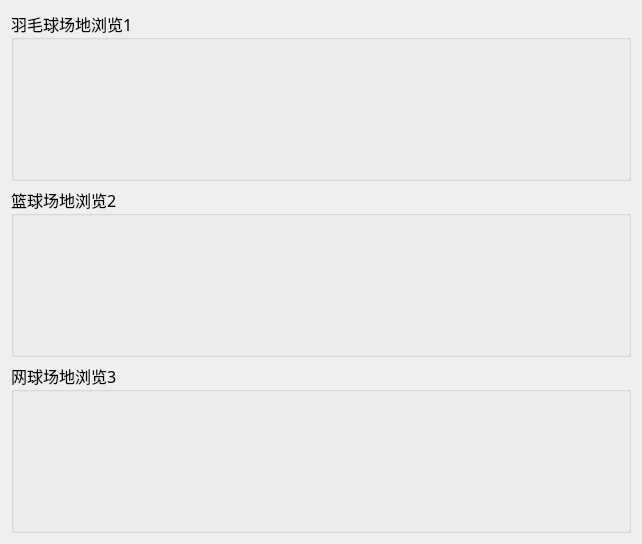
<?xml version="1.0" encoding="UTF-8"?>
<ui version="4.0">
 <class>venuePicDialog</class>
 <widget class="QDialog" name="venuePicDialog">
  <property name="geometry">
   <rect>
    <x>0</x>
    <y>0</y>
    <width>642</width>
    <height>541</height>
   </rect>
  </property>
  <property name="windowTitle">
   <string>Dialog</string>
  </property>
  <layout class="QGridLayout" name="gridLayout_3">
   <item row="0" column="0">
    <layout class="QGridLayout" name="gridLayout_4">
     <item row="0" column="0">
      <widget class="QGroupBox" name="groupBox">
       <property name="font">
        <font>
         <family>楷体</family>
         <pointsize>12</pointsize>
        </font>
       </property>
       <property name="title">
        <string>羽毛球场地浏览1</string>
       </property>
       <layout class="QGridLayout" name="gridLayout">
        <item row="0" column="0">
         <widget class="QLabel" name="label">
          <property name="sizePolicy">
           <sizepolicy hsizetype="Preferred" vsizetype="Preferred">
            <horstretch>0</horstretch>
            <verstretch>0</verstretch>
           </sizepolicy>
          </property>
          <property name="minimumSize">
           <size>
            <width>180</width>
            <height>120</height>
           </size>
          </property>
          <property name="maximumSize">
           <size>
            <width>180</width>
            <height>120</height>
           </size>
          </property>
          <property name="styleSheet">
           <string notr="true"/>
          </property>
          <property name="text">
           <string/>
          </property>
          <property name="pixmap">
           <pixmap resource="image.qrc">:/image/house/01.jpg</pixmap>
          </property>
         </widget>
        </item>
        <item row="0" column="1">
         <widget class="QLabel" name="label_2">
          <property name="sizePolicy">
           <sizepolicy hsizetype="Preferred" vsizetype="Preferred">
            <horstretch>0</horstretch>
            <verstretch>0</verstretch>
           </sizepolicy>
          </property>
          <property name="minimumSize">
           <size>
            <width>180</width>
            <height>120</height>
           </size>
          </property>
          <property name="maximumSize">
           <size>
            <width>180</width>
            <height>120</height>
           </size>
          </property>
          <property name="styleSheet">
           <string notr="true"/>
          </property>
          <property name="text">
           <string/>
          </property>
          <property name="pixmap">
           <pixmap resource="image.qrc">:/image/house/02.jpg</pixmap>
          </property>
         </widget>
        </item>
        <item row="0" column="2">
         <widget class="QLabel" name="label_3">
          <property name="sizePolicy">
           <sizepolicy hsizetype="Preferred" vsizetype="Preferred">
            <horstretch>0</horstretch>
            <verstretch>0</verstretch>
           </sizepolicy>
          </property>
          <property name="minimumSize">
           <size>
            <width>180</width>
            <height>120</height>
           </size>
          </property>
          <property name="maximumSize">
           <size>
            <width>180</width>
            <height>120</height>
           </size>
          </property>
          <property name="styleSheet">
           <string notr="true"/>
          </property>
          <property name="text">
           <string/>
          </property>
          <property name="pixmap">
           <pixmap resource="image.qrc">:/image/house/03.jpg</pixmap>
          </property>
         </widget>
        </item>
       </layout>
      </widget>
     </item>
     <item row="1" column="0">
      <widget class="QGroupBox" name="groupBox_2">
       <property name="font">
        <font>
         <family>楷体</family>
         <pointsize>12</pointsize>
        </font>
       </property>
       <property name="title">
        <string>篮球场地浏览2</string>
       </property>
       <layout class="QGridLayout" name="gridLayout_8">
        <item row="0" column="0" rowspan="2" colspan="2">
         <layout class="QGridLayout" name="gridLayout_7">
          <item row="0" column="0">
           <widget class="QLabel" name="label_4">
            <property name="sizePolicy">
             <sizepolicy hsizetype="Maximum" vsizetype="Preferred">
              <horstretch>0</horstretch>
              <verstretch>0</verstretch>
             </sizepolicy>
            </property>
            <property name="minimumSize">
             <size>
              <width>180</width>
              <height>120</height>
             </size>
            </property>
            <property name="maximumSize">
             <size>
              <width>180</width>
              <height>120</height>
             </size>
            </property>
            <property name="styleSheet">
             <string notr="true"/>
            </property>
            <property name="text">
             <string/>
            </property>
            <property name="pixmap">
             <pixmap resource="image.qrc">:/image/house/06.jpg</pixmap>
            </property>
           </widget>
          </item>
          <item row="0" column="1">
           <widget class="QLabel" name="label_6">
            <property name="sizePolicy">
             <sizepolicy hsizetype="Maximum" vsizetype="Preferred">
              <horstretch>0</horstretch>
              <verstretch>0</verstretch>
             </sizepolicy>
            </property>
            <property name="minimumSize">
             <size>
              <width>180</width>
              <height>120</height>
             </size>
            </property>
            <property name="maximumSize">
             <size>
              <width>180</width>
              <height>120</height>
             </size>
            </property>
            <property name="styleSheet">
             <string notr="true"/>
            </property>
            <property name="text">
             <string/>
            </property>
            <property name="pixmap">
             <pixmap resource="image.qrc">:/image/house/06.jpg</pixmap>
            </property>
           </widget>
          </item>
          <item row="0" column="2">
           <widget class="QLabel" name="label_5">
            <property name="sizePolicy">
             <sizepolicy hsizetype="Preferred" vsizetype="Preferred">
              <horstretch>0</horstretch>
              <verstretch>0</verstretch>
             </sizepolicy>
            </property>
            <property name="minimumSize">
             <size>
              <width>180</width>
              <height>120</height>
             </size>
            </property>
            <property name="maximumSize">
             <size>
              <width>180</width>
              <height>120</height>
             </size>
            </property>
            <property name="styleSheet">
             <string notr="true"/>
            </property>
            <property name="text">
             <string/>
            </property>
            <property name="pixmap">
             <pixmap resource="image.qrc">:/image/house/06.jpg</pixmap>
            </property>
           </widget>
          </item>
         </layout>
        </item>
       </layout>
      </widget>
     </item>
     <item row="2" column="0">
      <widget class="QGroupBox" name="groupBox_3">
       <property name="font">
        <font>
         <family>楷体</family>
         <pointsize>12</pointsize>
        </font>
       </property>
       <property name="title">
        <string>网球场地浏览3</string>
       </property>
       <layout class="QGridLayout" name="gridLayout_5">
        <item row="0" column="0">
         <widget class="QLabel" name="label_8">
          <property name="sizePolicy">
           <sizepolicy hsizetype="Expanding" vsizetype="Preferred">
            <horstretch>0</horstretch>
            <verstretch>0</verstretch>
           </sizepolicy>
          </property>
          <property name="minimumSize">
           <size>
            <width>180</width>
            <height>120</height>
           </size>
          </property>
          <property name="maximumSize">
           <size>
            <width>180</width>
            <height>120</height>
           </size>
          </property>
          <property name="styleSheet">
           <string notr="true"/>
          </property>
          <property name="text">
           <string/>
          </property>
          <property name="pixmap">
           <pixmap resource="image.qrc">:/image/house/08.jpg</pixmap>
          </property>
         </widget>
        </item>
        <item row="0" column="1">
         <widget class="QLabel" name="label_9">
          <property name="sizePolicy">
           <sizepolicy hsizetype="Expanding" vsizetype="Preferred">
            <horstretch>0</horstretch>
            <verstretch>0</verstretch>
           </sizepolicy>
          </property>
          <property name="minimumSize">
           <size>
            <width>180</width>
            <height>120</height>
           </size>
          </property>
          <property name="maximumSize">
           <size>
            <width>180</width>
            <height>120</height>
           </size>
          </property>
          <property name="styleSheet">
           <string notr="true"/>
          </property>
          <property name="text">
           <string/>
          </property>
          <property name="pixmap">
           <pixmap resource="image.qrc">:/image/house/09.jpg</pixmap>
          </property>
         </widget>
        </item>
        <item row="0" column="2">
         <widget class="QLabel" name="label_10">
          <property name="sizePolicy">
           <sizepolicy hsizetype="Expanding" vsizetype="Preferred">
            <horstretch>0</horstretch>
            <verstretch>0</verstretch>
           </sizepolicy>
          </property>
          <property name="minimumSize">
           <size>
            <width>180</width>
            <height>120</height>
           </size>
          </property>
          <property name="maximumSize">
           <size>
            <width>180</width>
            <height>120</height>
           </size>
          </property>
          <property name="styleSheet">
           <string notr="true"/>
          </property>
          <property name="text">
           <string/>
          </property>
          <property name="pixmap">
           <pixmap resource="image.qrc">:/image/house/07.jpg</pixmap>
          </property>
         </widget>
        </item>
       </layout>
      </widget>
     </item>
    </layout>
   </item>
  </layout>
 </widget>
 <resources>
  <include location="image.qrc"/>
 </resources>
 <connections/>
</ui>
